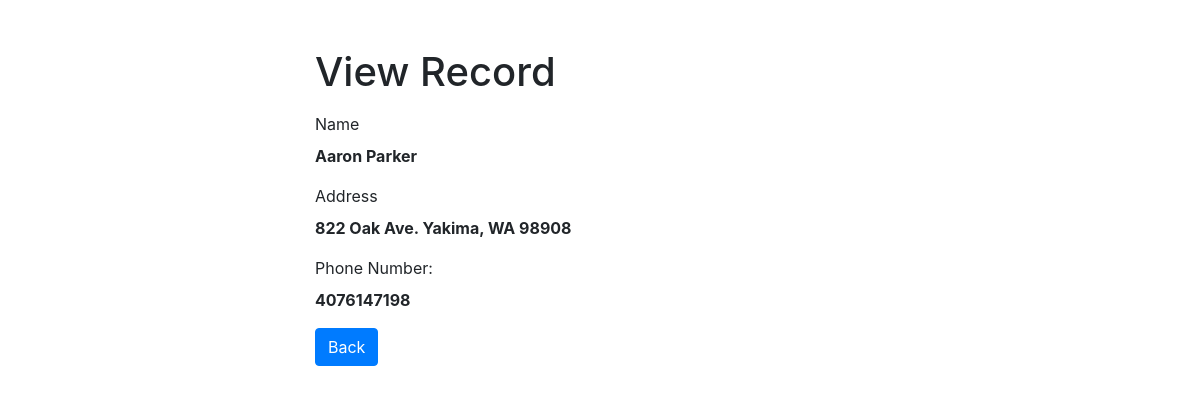
The page /Code/read.php?member_ID=1 on the database its author committed.
### tables this page shows
CREATE TABLE `member` (
  `member_ID` int(11) NOT NULL,
  `password` varchar(20) NOT NULL,
  `email` varchar(60) NOT NULL,
  `name` varchar(30) NOT NULL,
  `phoneNumber` varchar(10) NOT NULL,
  `homeAddress` varchar(60) NOT NULL
);

### Code/read.php (the view, shortened to what this page needs)
<?php
if(isset($_GET["member_ID"]) && !empty(trim($_GET["member_ID"]))){
    require_once "config.php";
    $link = $mysqli;
    $sql = "SELECT * FROM member WHERE member_ID = ?";
    if($stmt = mysqli_prepare($link, $sql)){
        mysqli_stmt_bind_param($stmt, "i", $param_id);
        if(mysqli_stmt_execute($stmt)){
            $result = mysqli_stmt_get_result($stmt);
            if(mysqli_num_rows($result) == 1){
                $row = mysqli_fetch_array($result, MYSQLI_ASSOC);
            } else{
                header("location: error.php");
                exit();
            }
        } else{
            echo "Oops! Something went wrong. Please try again later.";
        }
    }
} else{
    header("location: error.php");
    exit();
}
?>
<!DOCTYPE html>
<html lang="en">
<head>
    <link rel="stylesheet" href="https://stackpath.bootstrapcdn.com/bootstrap/4.5.2/css/bootstrap.min.css">
</head>
<body>
    <div class="wrapper">
        <div class="container-fluid">
            <div class="row">
                <div class="col-md-12">
                    <h1 class="mt-5 mb-3">View Record</h1>
                    <div class="form-group">
                        <label>Name</label>
                        <p><b><?php echo $row["name"]; ?></b></p>
                    </div>
                    <div class="form-group">
                        <label>Address</label>
                        <p><b><?php echo $row["homeAddress"]; ?></b></p>
                    </div>
                    <div class="form-group">
                        <label>Phone Number:</label>
                        <p><b><?php echo $row["phoneNumber"]; ?></b></p>
                    </div>
                    <p><a href="welcome_admin.php" class="btn btn-primary">Back</a></p>
                </div>
            </div>
        </div>
    </div>
</body>
</html>

### Code/read.php (style rules this page uses)
.wrapper { width: 600px; margin: 0 auto; }

### rows shown on the page
member: name "Aaron Parker", homeAddress "822 Oak Ave. Yakima, WA 98908", phoneNumber "4076147198"
